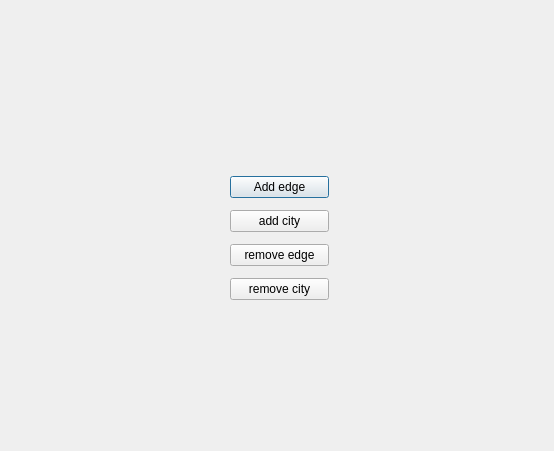
<?xml version="1.0" encoding="UTF-8"?>
<ui version="4.0">
 <class>editGraphpage</class>
 <widget class="QDialog" name="editGraphpage">
  <property name="geometry">
   <rect>
    <x>0</x>
    <y>0</y>
    <width>554</width>
    <height>451</height>
   </rect>
  </property>
  <property name="windowTitle">
   <string>Dialog</string>
  </property>
  <widget class="QWidget" name="">
   <property name="geometry">
    <rect>
     <x>230</x>
     <y>170</y>
     <width>99</width>
     <height>139</height>
    </rect>
   </property>
   <layout class="QVBoxLayout" name="verticalLayout">
    <item>
     <widget class="QPushButton" name="pushButton_2">
      <property name="text">
       <string>Add edge</string>
      </property>
     </widget>
    </item>
    <item>
     <widget class="QPushButton" name="pushButton">
      <property name="text">
       <string>add city</string>
      </property>
     </widget>
    </item>
    <item>
     <widget class="QPushButton" name="pushButton_3">
      <property name="text">
       <string>remove edge</string>
      </property>
     </widget>
    </item>
    <item>
     <widget class="QPushButton" name="pushButton_4">
      <property name="text">
       <string>remove city</string>
      </property>
     </widget>
    </item>
   </layout>
  </widget>
 </widget>
 <resources/>
 <connections/>
</ui>
